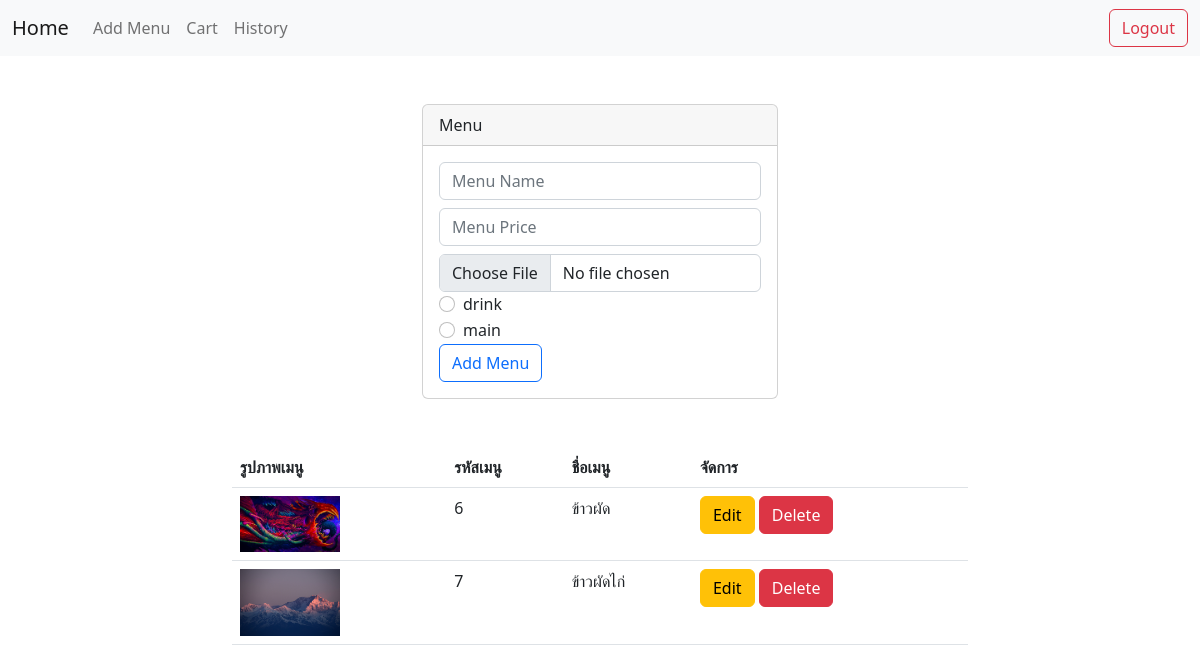
/pages/menu.php, run on the app's committed database.
### tables this page shows
CREATE TABLE `food_types` (
  `mft_id` int(1) NOT NULL,
  `mft_name` varchar(100) NOT NULL
);

CREATE TABLE `foods` (
  `menu_id` int(10) NOT NULL,
  `menu_name` varchar(100) NOT NULL,
  `menu_type` int(1) NOT NULL,
  `menu_file` varchar(100) NOT NULL,
  `menu_price` int(10) NOT NULL,
  `menu_status` int(1) NOT NULL DEFAULT 1,
  `menu_timestamp` timestamp NOT NULL DEFAULT current_timestamp()
);

### services/functions/menutype.php (called while the page is built)
<?php
$query_type = "SELECT * FROM food_types";
$query_type = mysqli_query($conn, $query_type);

### services/functions/menumanager.php (called while the page is built)
<?php
$query_select = "SELECT * FROM foods";
$result_select = mysqli_query($conn, $query_select);

### pages/menu.php (the view, shortened to what this page needs)
<?php
include('./../services/connect.php');
?>
<!DOCTYPE html>
<html lang="en">
<head>
  <link rel="stylesheet" href="./../bs5/css//bootstrap.min.css">
</head>
<body>
  <?php include('./components/navbar.php') ?>
  <div class="container">
    <div class="row mt-5">
      <div class="col-4"></div>
      <div class="col-4">
        <div class="card">
          <div class="card-header">Menu </div>
          <div class="card-body">
            <form action="./../services/menu.php" method="post" enctype="multipart/form-data">
              <input type="text" name="menu_name" id="" placeholder="Menu Name" class="form-control mb-2">
              <input type="number" name="menu_price" id="" placeholder="Menu Price" class="form-control mb-2">
              <input type="file" name="file" class="form-control" id="" required>
              <?php
              require_once('./../services/functions/menutype.php');
              while ($result_fetch_type = mysqli_fetch_assoc($query_type)) {
              ?>
              <div class="form-check">
                <input type="radio" name="menu_type" id="" class="form-check-input"
                  value="<?= $result_fetch_type['mft_id'] ?>"> <?= $result_fetch_type['mft_name'] ?>
              </div>
              <?php } ?>
              <input type="submit" value="Add Menu" class="btn btn-outline-primary me-3" name="menu_submit">
          </div>
        </div>
      </div>
      <div class="col-4"></div>
    </div>
    <div class="row mt-5">
      <div class="col-2"></div>
      <div class="col-8">
        <table class="table">
          <tr>
            <th>รูปภาพเมนู</th>
            <th>รหัสเมนู</th>
            <th>ชื่อเมนู</th>
            <th>จัดการ</th>
          </tr>
          <?php
          require_once('./../services/functions/menumanager.php');
          while ($fetch_menu = mysqli_fetch_assoc($result_select)) { ?>
          <tr>
            <td><img width="100px" src="./../img/<?= $fetch_menu['menu_file'] ?>" alt=""></td>
            <td><?= $fetch_menu['menu_id'] ?></td>
            <td><?= $fetch_menu['menu_name'] ?></td>
            <td>
              <a href="./editmenu.php?menu_id=<?= $fetch_menu['menu_id'] ?>" class="btn btn-warning">Edit</a>
              <a href="./../services/menu.php?delete=1&menu_id=<?= $fetch_menu['menu_id'] ?>"
                class="btn btn-danger">Delete</a>
            </td>
          </tr>
          <?php } ?>
        </table>
      </div>
      <div class="col-2"></div>
    </div>
  </div>
</body>
</html>

### data on the page
food_types: mft_name "drink"
food_types: mft_name "main"
foods: menu_file (picture), menu_id "6", menu_name "ข้าวผัด"
foods: menu_file (picture), menu_id "7", menu_name "ข้าวผัดไก่"
